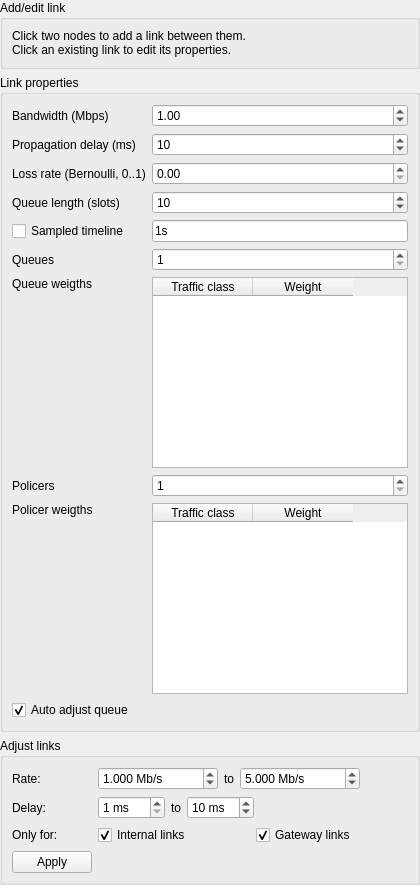
               <widget class="QWidget" name="pageAddEditLink">
                <property name="sizePolicy">
                 <sizepolicy hsizetype="Preferred" vsizetype="Maximum">
                  <horstretch>0</horstretch>
                  <verstretch>0</verstretch>
                 </sizepolicy>
                </property>
                <layout class="QVBoxLayout" name="verticalLayout_25">
                 <property name="leftMargin">
                  <number>0</number>
                 </property>
                 <property name="topMargin">
                  <number>0</number>
                 </property>
                 <property name="rightMargin">
                  <number>0</number>
                 </property>
                 <property name="bottomMargin">
                  <number>0</number>
                 </property>
                 <item>
                  <widget class="QGroupBox" name="groupBox_12">
                   <property name="sizePolicy">
                    <sizepolicy hsizetype="Preferred" vsizetype="Maximum">
                     <horstretch>0</horstretch>
                     <verstretch>0</verstretch>
                    </sizepolicy>
                   </property>
                   <property name="title">
                    <string>Add/edit link</string>
                   </property>
                   <layout class="QVBoxLayout" name="verticalLayout_7">
                    <item>
                     <widget class="QLabel" name="label_4">
                      <property name="text">
                       <string>Click two nodes to add a link between them.
Click an existing link to edit its properties.</string>
                      </property>
                      <property name="alignment">
                       <set>Qt::AlignJustify|Qt::AlignVCenter</set>
                      </property>
                      <property name="wordWrap">
                       <bool>true</bool>
                      </property>
                     </widget>
                    </item>
                   </layout>
                  </widget>
                 </item>
                 <item>
                  <widget class="QGroupBox" name="boxLinkProperties">
                   <property name="sizePolicy">
                    <sizepolicy hsizetype="Preferred" vsizetype="Maximum">
                     <horstretch>0</horstretch>
                     <verstretch>0</verstretch>
                    </sizepolicy>
                   </property>
                   <property name="title">
                    <string>Link properties</string>
                   </property>
                   <layout class="QVBoxLayout" name="verticalLayout_11">
                    <item>
                     <layout class="QGridLayout" name="gridLayout_2">
                      <item row="7" column="1">
                       <widget class="QTableWidget" name="tableQueueWeights">
                        <property name="sizePolicy">
                         <sizepolicy hsizetype="Expanding" vsizetype="Maximum">
                          <horstretch>0</horstretch>
                          <verstretch>0</verstretch>
                         </sizepolicy>
                        </property>
                        <property name="verticalScrollBarPolicy">
                         <enum>Qt::ScrollBarAlwaysOff</enum>
                        </property>
                        <property name="horizontalScrollBarPolicy">
                         <enum>Qt::ScrollBarAlwaysOff</enum>
                        </property>
                        <property name="alternatingRowColors">
                         <bool>true</bool>
                        </property>
                        <property name="selectionMode">
                         <enum>QAbstractItemView::SingleSelection</enum>
                        </property>
                        <property name="verticalScrollMode">
                         <enum>QAbstractItemView::ScrollPerPixel</enum>
                        </property>
                        <property name="horizontalScrollMode">
                         <enum>QAbstractItemView::ScrollPerPixel</enum>
                        </property>
                        <attribute name="verticalHeaderVisible">
                         <bool>false</bool>
                        </attribute>
                        <column>
                         <property name="text">
                          <string>Traffic class</string>
                         </property>
                        </column>
                        <column>
                         <property name="text">
                          <string>Weight</string>
                         </property>
                        </column>
                       </widget>
                      </item>
                      <item row="6" column="0">
                       <widget class="QLabel" name="label_6">
                        <property name="text">
                         <string>Queues</string>
                        </property>
                       </widget>
                      </item>
                      <item row="1" column="0">
                       <widget class="QLabel" name="label_9">
                        <property name="text">
                         <string>Propagation delay (ms)</string>
                        </property>
                       </widget>
                      </item>
                      <item row="1" column="1">
                       <widget class="QSpinBox" name="spinDelay">
                        <property name="maximum">
                         <number>9999</number>
                        </property>
                        <property name="value">
                         <number>10</number>
                        </property>
                       </widget>
                      </item>
                      <item row="3" column="0">
                       <widget class="QLabel" name="label_10">
                        <property name="text">
                         <string>Loss rate (Bernoulli, 0..1)</string>
                        </property>
                       </widget>
                      </item>
                      <item row="3" column="1">
                       <widget class="QDoubleSpinBox" name="spinLoss">
                        <property name="maximum">
                         <double>1.000000000000000</double>
                        </property>
                        <property name="singleStep">
                         <double>0.100000000000000</double>
                        </property>
                       </widget>
                      </item>
                      <item row="4" column="0">
                       <widget class="QLabel" name="label_11">
                        <property name="text">
                         <string>Queue length (slots)</string>
                        </property>
                       </widget>
                      </item>
                      <item row="4" column="1">
                       <widget class="QSpinBox" name="spinQueueLength">
                        <property name="minimum">
                         <number>1</number>
                        </property>
                        <property name="maximum">
                         <number>999999999</number>
                        </property>
                        <property name="value">
                         <number>10</number>
                        </property>
                       </widget>
                      </item>
                      <item row="0" column="0">
                       <widget class="QLabel" name="label_12">
                        <property name="text">
                         <string>Bandwidth (Mbps)</string>
                        </property>
                       </widget>
                      </item>
                      <item row="0" column="1">
                       <widget class="QDoubleSpinBox" name="spinBandwidth">
                        <property name="decimals">
                         <number>2</number>
                        </property>
                        <property name="minimum">
                         <double>0.010000000000000</double>
                        </property>
                        <property name="maximum">
                         <double>100000.000000000000000</double>
                        </property>
                        <property name="singleStep">
                         <double>0.500000000000000</double>
                        </property>
                        <property name="value">
                         <double>1.000000000000000</double>
                        </property>
                       </widget>
                      </item>
                      <item row="5" column="0">
                       <widget class="QCheckBox" name="checkSampledTimeline">
                        <property name="text">
                         <string>Sampled timeline</string>
                        </property>
                       </widget>
                      </item>
                      <item row="5" column="1">
                       <widget class="QLineEdit" name="txtSamplingPeriod">
                        <property name="sizePolicy">
                         <sizepolicy hsizetype="Preferred" vsizetype="Fixed">
                          <horstretch>0</horstretch>
                          <verstretch>0</verstretch>
                         </sizepolicy>
                        </property>
                        <property name="text">
                         <string>1s</string>
                        </property>
                       </widget>
                      </item>
                      <item row="6" column="1">
                       <widget class="QSpinBox" name="spinEdgeQueues">
                        <property name="minimum">
                         <number>1</number>
                        </property>
                        <property name="maximum">
                         <number>7</number>
                        </property>
                       </widget>
                      </item>
                      <item row="7" column="0">
                       <widget class="QLabel" name="label_36">
                        <property name="text">
                         <string>Queue weigths</string>
                        </property>
                        <property name="alignment">
                         <set>Qt::AlignLeading|Qt::AlignLeft|Qt::AlignTop</set>
                        </property>
                       </widget>
                      </item>
                      <item row="8" column="0">
                       <widget class="QLabel" name="label_37">
                        <property name="text">
                         <string>Policers</string>
                        </property>
                       </widget>
                      </item>
                      <item row="8" column="1">
                       <widget class="QSpinBox" name="spinEdgePolicers">
                        <property name="minimum">
                         <number>1</number>
                        </property>
                        <property name="maximum">
                         <number>7</number>
                        </property>
                       </widget>
                      </item>
                      <item row="9" column="0">
                       <widget class="QLabel" name="label_38">
                        <property name="text">
                         <string>Policer weigths</string>
                        </property>
                        <property name="alignment">
                         <set>Qt::AlignLeading|Qt::AlignLeft|Qt::AlignTop</set>
                        </property>
                       </widget>
                      </item>
                      <item row="9" column="1">
                       <widget class="QTableWidget" name="tablePolicerWeights">
                        <property name="sizePolicy">
                         <sizepolicy hsizetype="Expanding" vsizetype="Maximum">
                          <horstretch>0</horstretch>
                          <verstretch>0</verstretch>
                         </sizepolicy>
                        </property>
                        <property name="verticalScrollBarPolicy">
                         <enum>Qt::ScrollBarAlwaysOff</enum>
                        </property>
                        <property name="horizontalScrollBarPolicy">
                         <enum>Qt::ScrollBarAlwaysOff</enum>
                        </property>
                        <property name="alternatingRowColors">
                         <bool>true</bool>
                        </property>
                        <property name="selectionMode">
                         <enum>QAbstractItemView::SingleSelection</enum>
                        </property>
                        <property name="verticalScrollMode">
                         <enum>QAbstractItemView::ScrollPerPixel</enum>
                        </property>
                        <property name="horizontalScrollMode">
                         <enum>QAbstractItemView::ScrollPerPixel</enum>
                        </property>
                        <attribute name="verticalHeaderVisible">
                         <bool>false</bool>
                        </attribute>
                        <column>
                         <property name="text">
                          <string>Traffic class</string>
                         </property>
                        </column>
                        <column>
                         <property name="text">
                          <string>Weight</string>
                         </property>
                        </column>
                       </widget>
                      </item>
                     </layout>
                    </item>
                    <item>
                     <layout class="QHBoxLayout" name="horizontalLayout_11">
                      <item>
                       <widget class="QCheckBox" name="checkAutoQueue">
                        <property name="text">
                         <string>Auto adjust queue</string>
                        </property>
                        <property name="checked">
                         <bool>true</bool>
                        </property>
                       </widget>
                      </item>
                      <item>
                       <spacer name="horizontalSpacer_9">
                        <property name="orientation">
                         <enum>Qt::Horizontal</enum>
                        </property>
                        <property name="sizeType">
                         <enum>QSizePolicy::Minimum</enum>
                        </property>
                        <property name="sizeHint" stdset="0">
                         <size>
                          <width>1</width>
                          <height>1</height>
                         </size>
                        </property>
                       </spacer>
                      </item>
                     </layout>
                    </item>
                   </layout>
                  </widget>
                 </item>
                 <item>
                  <widget class="QGroupBox" name="groupBox_26">
                   <property name="title">
                    <string>Adjust links</string>
                   </property>
                   <layout class="QGridLayout" name="gridLayout_20">
                    <item row="1" column="0">
                     <widget class="QLabel" name="label_57">
                      <property name="text">
                       <string>Delay:</string>
                      </property>
                     </widget>
                    </item>
                    <item row="0" column="0">
                     <widget class="QLabel" name="label_58">
                      <property name="text">
                       <string>Rate:</string>
                      </property>
                     </widget>
                    </item>
                    <item row="0" column="3">
                     <widget class="QWidget" name="widget_13" native="true">
                      <layout class="QHBoxLayout" name="horizontalLayout_14">
                       <property name="leftMargin">
                        <number>0</number>
                       </property>
                       <property name="topMargin">
                        <number>0</number>
                       </property>
                       <property name="rightMargin">
                        <number>0</number>
                       </property>
                       <property name="bottomMargin">
                        <number>0</number>
                       </property>
                       <item>
                        <widget class="QDoubleSpinBox" name="spinRandomSpeedMin">
                         <property name="suffix">
                          <string> Mb/s</string>
                         </property>
                         <property name="decimals">
                          <number>3</number>
                         </property>
                         <property name="minimum">
                          <double>0.001000000000000</double>
                         </property>
                         <property name="maximum">
                          <double>100000.000000000000000</double>
                         </property>
                         <property name="value">
                          <double>1.000000000000000</double>
                         </property>
                        </widget>
                       </item>
                       <item>
                        <widget class="QLabel" name="label_60">
                         <property name="text">
                          <string>to</string>
                         </property>
                        </widget>
                       </item>
                       <item>
                        <widget class="QDoubleSpinBox" name="spinRandomSpeedMax">
                         <property name="suffix">
                          <string> Mb/s</string>
                         </property>
                         <property name="decimals">
                          <number>3</number>
                         </property>
                         <property name="minimum">
                          <double>0.001000000000000</double>
                         </property>
                         <property name="maximum">
                          <double>100000.000000000000000</double>
                         </property>
                         <property name="value">
                          <double>5.000000000000000</double>
                         </property>
                        </widget>
                       </item>
                       <item>
                        <spacer name="horizontalSpacer_3">
                         <property name="orientation">
                          <enum>Qt::Horizontal</enum>
                         </property>
                         <property name="sizeHint" stdset="0">
                          <size>
                           <width>40</width>
                           <height>20</height>
                          </size>
                         </property>
                        </spacer>
                       </item>
                      </layout>
                     </widget>
                    </item>
                    <item row="1" column="3">
                     <widget class="QWidget" name="widget_14" native="true">
                      <layout class="QHBoxLayout" name="horizontalLayout_15">
                       <property name="leftMargin">
                        <number>0</number>
                       </property>
                       <property name="topMargin">
                        <number>0</number>
                       </property>
                       <property name="rightMargin">
                        <number>0</number>
                       </property>
                       <property name="bottomMargin">
                        <number>0</number>
                       </property>
                       <item>
                        <widget class="QSpinBox" name="spinRandomDelayMin">
                         <property name="suffix">
                          <string> ms</string>
                         </property>
                         <property name="minimum">
                          <number>1</number>
                         </property>
                         <property name="maximum">
                          <number>999</number>
                         </property>
                        </widget>
                       </item>
                       <item>
                        <widget class="QLabel" name="label_59">
                         <property name="text">
                          <string>to</string>
                         </property>
                        </widget>
                       </item>
                       <item>
                        <widget class="QSpinBox" name="spinRandomDelayMax">
                         <property name="suffix">
                          <string> ms</string>
                         </property>
                         <property name="minimum">
                          <number>1</number>
                         </property>
                         <property name="maximum">
                          <number>999</number>
                         </property>
                         <property name="value">
                          <number>10</number>
                         </property>
                        </widget>
                       </item>
                       <item>
                        <spacer name="horizontalSpacer_4">
                         <property name="orientation">
                          <enum>Qt::Horizontal</enum>
                         </property>
                         <property name="sizeHint" stdset="0">
                          <size>
                           <width>40</width>
                           <height>20</height>
                          </size>
                         </property>
                        </spacer>
                       </item>
                      </layout>
                     </widget>
                    </item>
                    <item row="2" column="3">
                     <widget class="QWidget" name="widget_15" native="true">
                      <layout class="QHBoxLayout" name="horizontalLayout_16">
                       <property name="leftMargin">
                        <number>0</number>
                       </property>
                       <property name="topMargin">
                        <number>0</number>
                       </property>
                       <property name="rightMargin">
                        <number>0</number>
                       </property>
                       <property name="bottomMargin">
                        <number>0</number>
                       </property>
                       <item>
                        <widget class="QCheckBox" name="spinSetPropInternalLinks">
                         <property name="text">
                          <string>Internal links</string>
                         </property>
                         <property name="checked">
                          <bool>true</bool>
                         </property>
                        </widget>
                       </item>
                       <item>
                        <widget class="QCheckBox" name="spinSetPropGatewayLinks">
                         <property name="text">
                          <string>Gateway links</string>
                         </property>
                         <property name="checked">
                          <bool>true</bool>
                         </property>
                        </widget>
                       </item>
                      </layout>
                     </widget>
                    </item>
                    <item row="2" column="0">
                     <widget class="QLabel" name="label_61">
                      <property name="text">
                       <string>Only for:</string>
                      </property>
                     </widget>
                    </item>
                    <item row="3" column="0">
                     <widget class="QPushButton" name="btnEditBatchLinks">
                      <property name="text">
                       <string>Apply</string>
                      </property>
                     </widget>
                    </item>
                   </layout>
                  </widget>
                 </item>
                </layout>
               </widget>
